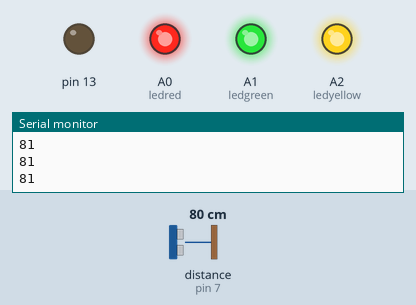
Simulated run of this sketch. Board: Arduino Uno, built with avr-gcc and run on an emulated ATmega328P. On the bench: output pins drawn as LEDs (lit = HIGH), the last lines printed to the serial monitor. Wiring (inferred from the names in the program): ultrasonic range finder: trigger pin 6; echo pin 7. Inputs (shaded band) come from the test bench; at power-on: distance to the obstacle (sensor on pin 7) 80 cm. The echo pulse lasts 58.3 µs per cm; pins used as bus, display or sensor lines are not drawn.

Above: at 1.2 s.
1.3 s: distance to the obstacle (sensor on pin 7) set to 28 cm
2.8 s: distance to the obstacle (sensor on pin 7) set to 22 cm
At 3.1 s:
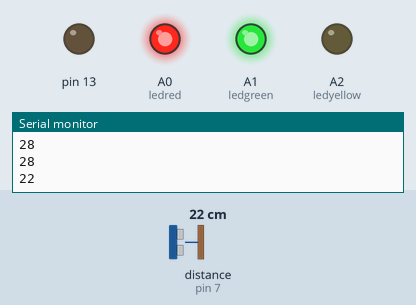
4.3 s: distance to the obstacle (sensor on pin 7) set to 18 cm
At 5.6 s:
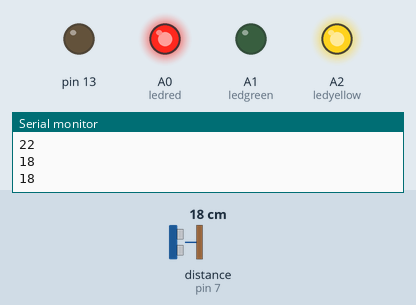
5.9 s: distance to the obstacle (sensor on pin 7) set to 16 cm
7.4 s: distance to the obstacle (sensor on pin 7) set to 13 cm
At 8.3 s:
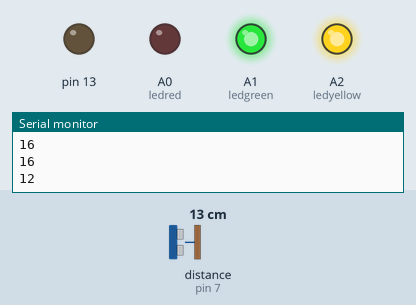
9.1 s: distance to the obstacle (sensor on pin 7) set to 2 cm
At 9.6 s:
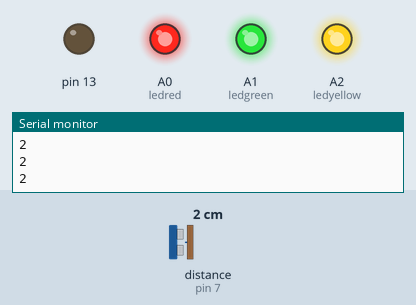
Timing chart, 0 to 11.7 s (numbered marks = the images above; inputs shaded):
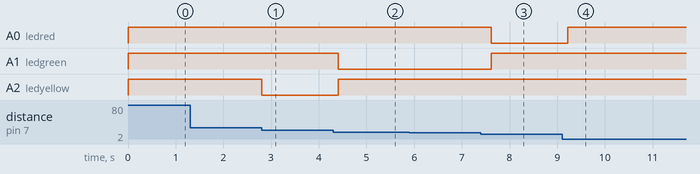

The sketch:

ULTTRASONIC.ino
```cpp
const int trig1 =6;
const int echo1 = 7;


const int ledred = A0;
const int ledgreen = A1;
const int ledyellow = A2;

int duration1 = 0;
int distance1 = 0;


void setup() {
  // put your setup code here, to run once:
  pinMode(trig1 , OUTPUT);
  pinMode(echo1 , INPUT);

  pinMode(ledred, OUTPUT);
  pinMode(ledgreen, OUTPUT);
  pinMode(ledyellow, OUTPUT);
  pinMode(13, OUTPUT);


  Serial.begin(9600);

}

void loop() {
  // put your main code here, to run repeatedly:
  digitalWrite(trig1 , HIGH);
  //delayMicroseconds(1000);
  digitalWrite(trig1 , LOW);

  duration1 = pulseIn(echo1 , HIGH);
  distance1 = (duration1/2)/28.5;
  Serial.println(distance1);


  digitalWrite(ledred, 255);
  digitalWrite(ledgreen, 255);
  digitalWrite(ledyellow, 255);


  if(distance1 > 9 && distance1 < 15)
  {
    digitalWrite(ledred, 0);
    digitalWrite(13, LOW);
    delay(800);
  }
  /*else
  {
    pinMode(ledred, 0);
    pinMode(13, HIGH);
    //delay(1000);
  }
  */
  else if(distance1 > 14  && distance1 < 20)
  {

    digitalWrite(ledgreen, 0);
    delay(800);
  }
  /*
  else
  {
    pinMode(ledgreen, 0);
  }*/

  else if(distance1 > 19 && distance1 < 25)
  {
    digitalWrite(ledyellow, 0);
    delay(800);
  }
  else
  {
    digitalWrite(ledred, 255);
    digitalWrite(ledyellow, 255);
    digitalWrite(ledgreen, 255);
  }


}
```

Measured:
- the behaviour switches between 25 and 24 cm on distance to the obstacle (sensor on pin 7) (found by bisection; images 0 and 1)
- the behaviour switches between 20 and 19 cm on distance to the obstacle (sensor on pin 7) (found by bisection; images 1 and 2)
- the behaviour switches between 15 and 14 cm on distance to the obstacle (sensor on pin 7) (found by bisection; images 2 and 3)
- after the input at 2.8 s, A2 (ledyellow): HIGH → LOW at once
- after the input at 4.3 s, A1 (ledgreen): HIGH → LOW after 0.11 s; A2 (ledyellow): LOW → HIGH after 0.11 s
- after the input at 7.4 s, A0 (ledred): HIGH → LOW after 0.22 s; A1 (ledgreen): LOW → HIGH after 0.22 s
- after the input at 9.1 s, A0 (ledred): LOW → HIGH after 0.12 s
